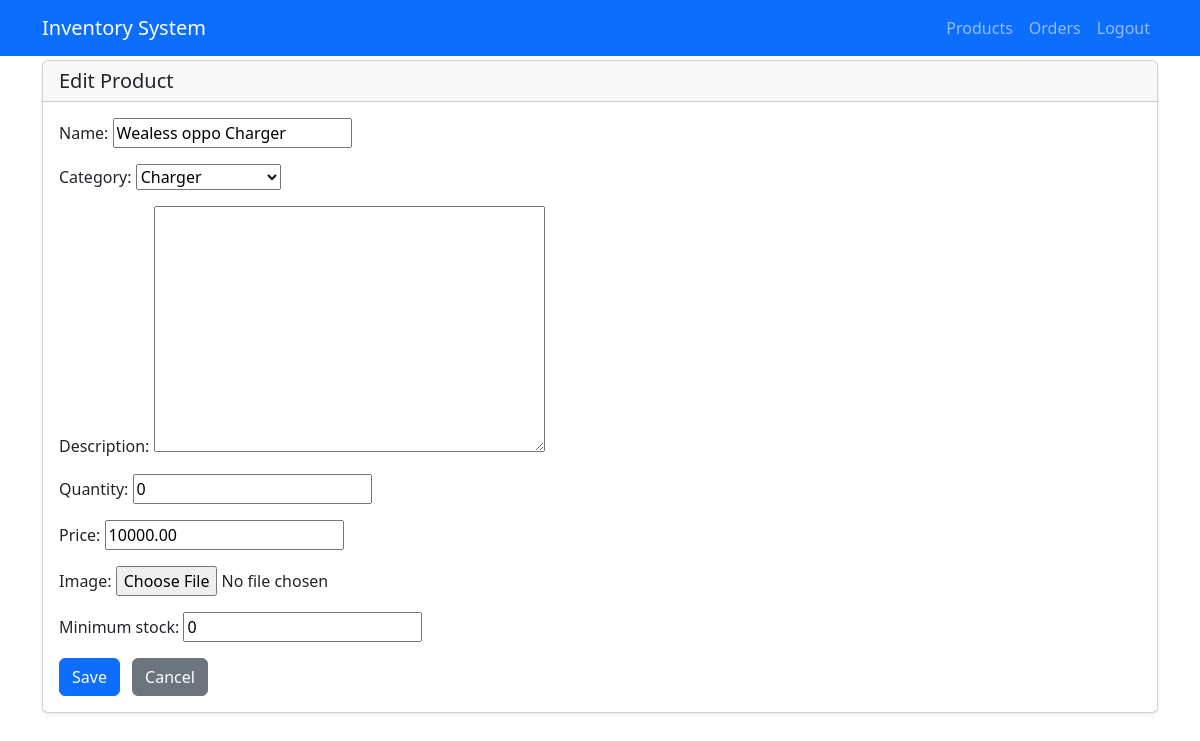
The app's page /products/3/edit/ with its own data.
### inventory/models.py (models this page shows, shortened)
class Product(models.Model):
    category = models.ForeignKey(Category, on_delete=models.CASCADE, related_name="products")
    name = models.CharField(max_length=200)
    description = models.TextField(blank=True, null=True)
    price = models.DecimalField(max_digits=10, decimal_places=2)
    quantity = models.PositiveIntegerField(default=0)
    minimum_stock = models.PositiveIntegerField(default=0)
    image = models.ImageField(upload_to="product_images/", blank=True, null=True)
    class Meta:
        ordering = ["name"]

### inventory/views.py (the view)
# urls.py: path('products/<int:pk>/edit/', views.product_update, name='product-update'),
def product_update(request, pk):
    product = get_object_or_404(Product, pk=pk)
    if request.method == 'POST':
        form = ProductForm(request.POST, request.FILES, instance=product)
        if form.is_valid():
            product = form.save()
            messages.success(request, f'Product "{product.name}" was updated successfully.')
            return redirect('inventory:product-detail', pk=product.pk)  # <--- namespace here
        else:
            messages.error(request, 'Please correct the errors below.')
    else:
        form = ProductForm(instance=product)
    return render(request, 'inventory/product_form.html', {'form': form, 'title': 'Edit Product'})

### inventory/forms.py
class ProductForm(forms.ModelForm):
    class Meta:
        model = Product
        fields = ['name', 'category', 'description', 'quantity', 'price', 'image', 'minimum_stock']

### inventory/models.py (called while the page is built)
    def __str__(self):
        return self.name

### inventory/templates/inventory/product_form.html (shortened to what this page needs)
{% extends 'inventory/base.html' %}
{% block content %}
<div class="card shadow-sm">
  <div class="card-header">
    <h5 class="mb-0">{{ title }}</h5>
  </div>
  <div class="card-body">
    <form method="post" enctype="multipart/form-data">
      {% for field in form %}
        <div class="mb-3">
          {{ field.label_tag }}
          {{ field }}
        </div>
      {% endfor %}
      <button type="submit" class="btn btn-primary">Save</button>
      <a href="{% url 'inventory:product-list' %}" class="btn btn-secondary ms-2">Cancel</a>
    </form>
  </div>
</div>
{% endblock %}

### inventory/templates/inventory/base.html (style rules this page uses)
body { padding-top: 60px; }

### records on screen
Product: form "Wealess oppo Charger" "Charger" "0" "10000.00" "0"

### other values on screen
{{ title }} "Edit Product"
{{ field.label_tag }} "Name:" "Category:" "Description:" "Quantity:" "Price:" "Image:" "Minimum stock:"
